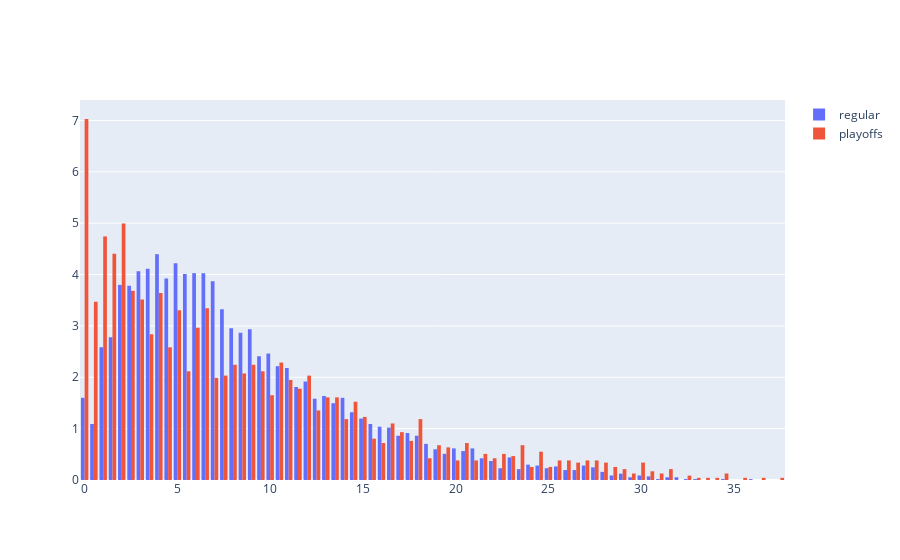

Notebook code for this chart:
### Markdown cell above
## Points Distribution

### Code cell
fig = go.Figure()
fig.add_trace(go.Histogram(x = regular_data['PTS']/regular_data['GP'],histnorm = 'percent',name = 'regular'))
fig.add_trace(go.Histogram(x = playoffs_data['PTS']/playoffs_data['GP'],histnorm = 'percent',name = 'playoffs'))
fig.show()

### Figure 1 — Plotly figure (JSON) as saved in the notebook; plotly's stock layout.template omitted (floating-point values rounded to 4 significant figures; data arrays with more than 128 entries replaced by an {"elided": "..."} marker saying what was removed)
{"data": [{"histnorm": "percent", "name": "regular", "type": "histogram", "x": {"elided": "5687 float values"}}, {"histnorm": "percent", "name": "playoffs", "type": "histogram", "x": {"elided": "2362 float values"}}], "layout": {"autosize": true, "xaxis": {"autorange": true, "range": [-0.25, 37.75], "type": "linear"}, "yaxis": {"autorange": true, "range": [0, 7.398]}}}
